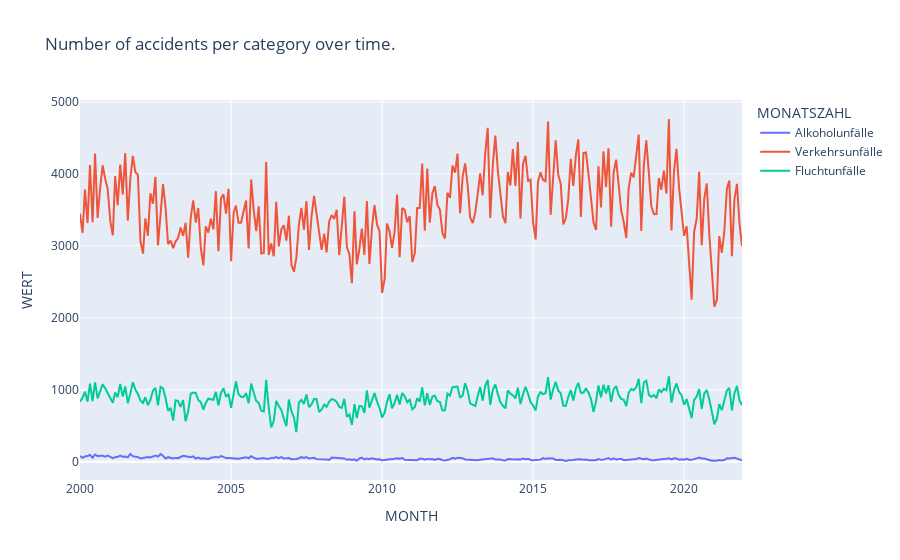

Notebook cell for this chart:
### Code cell
fig = px.line(df, x="MONTH", y="WERT", color='MONATSZAHL', title='Number of accidents per category over time.')
fig.show()

### Figure 1 — Plotly figure (JSON) as saved in the notebook; plotly's stock layout.template omitted (floating-point values rounded to 4 significant figures; data arrays with more than 128 entries replaced by an {"elided": "..."} marker saying what was removed)
{"data": [{"hovertemplate": "MONATSZAHL=Alkoholunfälle<br>MONTH=%{x}<br>WERT=%{y}<extra></extra>", "legendgroup": "Alkoholunfälle", "line": {"color": "#636efa", "dash": "solid"}, "marker": {"symbol": "circle"}, "mode": "lines", "name": "Alkoholunfälle", "orientation": "v", "showlegend": true, "type": "scatter", "x": {"elided": "264 str values"}, "xaxis": "x", "y": {"elided": "264 int values"}, "yaxis": "y"}, {"hovertemplate": "MONATSZAHL=Verkehrsunfälle<br>MONTH=%{x}<br>WERT=%{y}<extra></extra>", "legendgroup": "Verkehrsunfälle", "line": {"color": "#EF553B", "dash": "solid"}, "marker": {"symbol": "circle"}, "mode": "lines", "name": "Verkehrsunfälle", "orientation": "v", "showlegend": true, "type": "scatter", "x": {"elided": "264 str values"}, "xaxis": "x", "y": {"elided": "264 int values"}, "yaxis": "y"}, {"hovertemplate": "MONATSZAHL=Fluchtunfälle<br>MONTH=%{x}<br>WERT=%{y}<extra></extra>", "legendgroup": "Fluchtunfälle", "line": {"color": "#00cc96", "dash": "solid"}, "marker": {"symbol": "circle"}, "mode": "lines", "name": "Fluchtunfälle", "orientation": "v", "showlegend": true, "type": "scatter", "x": {"elided": "264 str values"}, "xaxis": "x", "y": {"elided": "264 int values"}, "yaxis": "y"}], "layout": {"legend": {"title": {"text": "MONATSZAHL"}, "tracegroupgap": 0}, "title": {"text": "Number of accidents per category over time."}, "xaxis": {"anchor": "y", "domain": [0, 1], "title": {"text": "MONTH"}}, "yaxis": {"anchor": "x", "domain": [0, 1], "title": {"text": "WERT"}}}}
